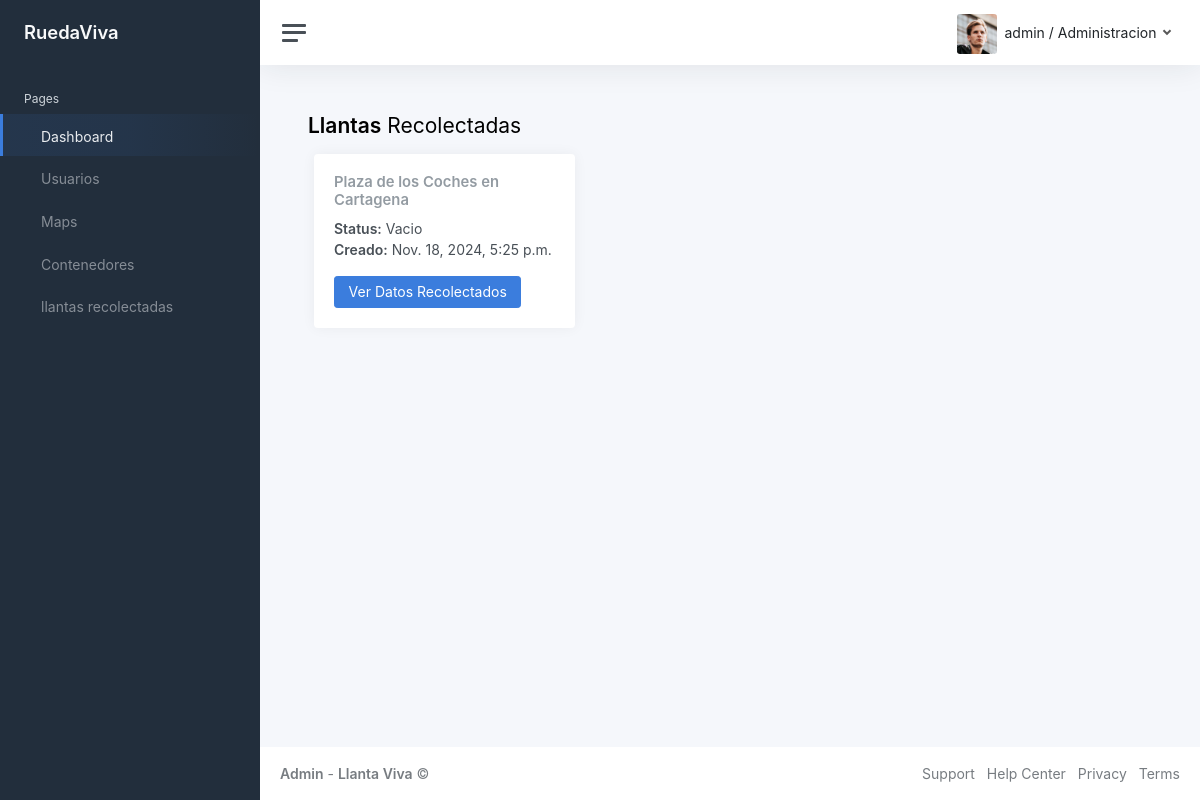
The page /recoleccion/ (signed in) on the database its author committed.
### admin_plaform/models.py (models this page shows, shortened)
class Container(models.Model):
    user = models.ForeignKey(User, on_delete=models.CASCADE, related_name='containers')
    location = models.CharField(max_length=255)
    geo_latitude = models.FloatField()
    geo_longitude = models.FloatField()
    status = models.TextField(choices=[("lleno","Lleno"),("vacio","Vacio")])
    created_at = models.DateTimeField(auto_now_add=True)
    updated_at = models.DateTimeField(auto_now=True)

### admin_plaform/views.py (the view)
# urls.py: path('recoleccion/', recoleccion, name="recoleccion_admin"),
@user_passes_test(es_admin)
def recoleccion(request):
    containers = Container.objects.all()
    return render(request, 'admin/recoleccion_llantas.html', {'containers': containers})

### admin_plaform/views.py (called while the page is built)
def es_admin(user):
    return user.is_superuser  # Validación para administrador

### templates/admin/recoleccion_llantas.html (shortened to what this page needs)
{% extends 'base/base.html' %}
{% block head %}
  {% load static %}
  <link rel="stylesheet" href="https://cdn.datatables.net/1.11.5/css/jquery.dataTables.min.css" />
  <link href="{% static 'css/table.css' %}" rel="stylesheet" />
  {% load crispy_forms_tags %}
{% endblock %}
{% block content %}
  <div class="container-fluid p-0">
    <h1 class="h3 mb-3"><strong>Llantas</strong> Recolectadas</h1>
    <div class="container">
        <div class="row">
          {% for container in containers %}
            <div class="col-md-4 mb-4">
              <div class="card">
                <div class="card-body">
                  <h5 class="card-title">{{ container.location }}</h5>
                  <p class="card-text">
                    <strong>Status:</strong> {{ container.status|capfirst }}
                    <br>
                    <strong>Creado:</strong> {{ container.created_at }}
                  </p>
                  <a href="{% url 'tire_data_detail' container.id %}" class="btn btn-primary">Ver Datos Recolectados</a>
                </div>
              </div>
            </div>
          {% endfor %}
        </div>
      </div>
  </div>
{% endblock %}

### templates/base/base.html (shortened to what this page needs)
<!DOCTYPE html>
<html lang="es">
{% load static %}
<head>
    {% load bootstrap5 %}
    {% load static %}
    {% bootstrap_css %}
    {% load crispy_forms_tags %}
    {% block head %}{% endblock %}
    <link href="{% static 'css/app.css' %}" rel="stylesheet">
</head>
<body>
    <div class="wrapper">
        <nav id="sidebar" class="sidebar js-sidebar">
            <div class="sidebar-content js-simplebar">
                <a class="sidebar-brand" href="{% url 'admin_only' %}">
                    <span class="align-middle">RuedaViva</span>
                </a>
                <ul class="sidebar-nav">
                    <li class="sidebar-header">
                        Pages
                    </li>
                    <li class="sidebar-item active">
                        <a class="sidebar-link" href="{% url 'admin_only' %}">
                             <span
                                class="align-middle">Dashboard</span>
                        </a>
                    </li>
                    <li class="sidebar-item">
                        <a class="sidebar-link" href="{% url 'usuarios_admin' %}">
                             <span class="align-middle">Usuarios</span>
                        </a>
                    </li>
                    <li class="sidebar-item">
                        <a class="sidebar-link" href="{% url 'maps' %}">
                             <span class="align-middle">Maps</span>
                        </a>
                    </li>
                    <li class="sidebar-item">
                        <a class="sidebar-link" href="{% url 'contenedores_admin' %}">
                            <span class="align-middle">Contenedores</span>
                        </a>
                    </li>
                    <li class="sidebar-item">
                        <a class="sidebar-link" href="{% url 'recoleccion_admin' %}">
                             <span class="align-middle">llantas recolectadas</span>
                        </a>
                    </li>
                </ul>
            </div>
        </nav>
        <div class="main">
            <nav class="navbar navbar-expand navbar-light navbar-bg">
                <a class="sidebar-toggle js-sidebar-toggle">
                    <i class="hamburger align-self-center"></i>
                </a>
                <div class="navbar-collapse collapse">
                    <ul class="navbar-nav navbar-align">
                        <li class="nav-item dropdown">
                            <a class="nav-link dropdown-toggle d-none d-sm-inline-block" href="#"
                                data-bs-toggle="dropdown">
                                <img src="{% static 'img/avatars/avatar.jpg' %}" class="avatar img-fluid rounded me-1"
                                    alt="Charles Hall" /> <span class="text-dark">{{ request.user.username }} / {{request.user.last_name }}</span>
                            </a>
                        </li>
                    </ul>
                </div>
            </nav>
            <main class="content">
                {% block content %}{% endblock %}
            </main>
            <footer class="footer">
                <div class="container-fluid">
                    <div class="row text-muted">
                        <div class="col-6 text-start">
                            <p class="mb-0">
                                <strong>Admin</strong> - <strong>Llanta Viva</strong> &copy;
                            </p>
                        </div>
                        <div class="col-6 text-end">
                            <ul class="list-inline">
                                <li class="list-inline-item">
                                    <a class="text-muted" href="https://adminkit.io/" target="_blank">Support</a>
                                </li>
                                <li class="list-inline-item">
                                    <a class="text-muted" href="https://adminkit.io/" target="_blank">Help Center</a>
                                </li>
                                <li class="list-inline-item">
                                    <a class="text-muted" href="https://adminkit.io/" target="_blank">Privacy</a>
                                </li>
                                <li class="list-inline-item">
                                    <a class="text-muted" href="https://adminkit.io/" target="_blank">Terms</a>
                                </li>
                            </ul>
                        </div>
                    </div>
                </div>
            </footer>
        </div>
    </div>
</body>
</html>

### rows shown on the page
Container: location "Plaza de los Coches en Cartagena", status "Vacio", created_at "Nov. 18, 2024, 5:25 p.m."

### other values the page prints
{{ request.user.username }} "admin"
{{ request.user.last_name }} "Administracion"
